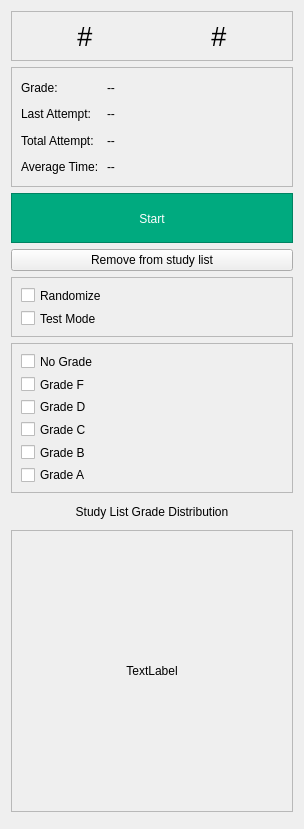
               <widget class="QFrame" name="study_lists_page_right">
                <property name="minimumSize">
                 <size>
                  <width>0</width>
                  <height>0</height>
                 </size>
                </property>
                <property name="maximumSize">
                 <size>
                  <width>300</width>
                  <height>16777215</height>
                 </size>
                </property>
                <property name="frameShape">
                 <enum>QFrame::NoFrame</enum>
                </property>
                <property name="frameShadow">
                 <enum>QFrame::Raised</enum>
                </property>
                <layout class="QVBoxLayout" name="verticalLayout_56">
                 <item>
                  <widget class="QFrame" name="textbook_info_frame_left_2">
                   <property name="minimumSize">
                    <size>
                     <width>0</width>
                     <height>50</height>
                    </size>
                   </property>
                   <property name="maximumSize">
                    <size>
                     <width>16777215</width>
                     <height>50</height>
                    </size>
                   </property>
                   <property name="frameShape">
                    <enum>QFrame::StyledPanel</enum>
                   </property>
                   <property name="frameShadow">
                    <enum>QFrame::Raised</enum>
                   </property>
                   <layout class="QHBoxLayout" name="horizontalLayout_21">
                    <item>
                     <widget class="QLabel" name="chapter_info_label_2">
                      <property name="minimumSize">
                       <size>
                        <width>0</width>
                        <height>0</height>
                       </size>
                      </property>
                      <property name="maximumSize">
                       <size>
                        <width>16777215</width>
                        <height>16777215</height>
                       </size>
                      </property>
                      <property name="font">
                       <font>
                        <pointsize>20</pointsize>
                       </font>
                      </property>
                      <property name="styleSheet">
                       <string notr="true"/>
                      </property>
                      <property name="text">
                       <string>#</string>
                      </property>
                      <property name="alignment">
                       <set>Qt::AlignCenter</set>
                      </property>
                     </widget>
                    </item>
                    <item>
                     <widget class="QLabel" name="section_info_label_2">
                      <property name="minimumSize">
                       <size>
                        <width>0</width>
                        <height>0</height>
                       </size>
                      </property>
                      <property name="maximumSize">
                       <size>
                        <width>16777215</width>
                        <height>16777215</height>
                       </size>
                      </property>
                      <property name="font">
                       <font>
                        <pointsize>20</pointsize>
                       </font>
                      </property>
                      <property name="styleSheet">
                       <string notr="true"/>
                      </property>
                      <property name="text">
                       <string>#</string>
                      </property>
                      <property name="alignment">
                       <set>Qt::AlignCenter</set>
                      </property>
                     </widget>
                    </item>
                   </layout>
                  </widget>
                 </item>
                 <item>
                  <widget class="QFrame" name="ex_stats_info_2">
                   <property name="minimumSize">
                    <size>
                     <width>0</width>
                     <height>120</height>
                    </size>
                   </property>
                   <property name="maximumSize">
                    <size>
                     <width>16777215</width>
                     <height>120</height>
                    </size>
                   </property>
                   <property name="frameShape">
                    <enum>QFrame::StyledPanel</enum>
                   </property>
                   <property name="frameShadow">
                    <enum>QFrame::Raised</enum>
                   </property>
                   <layout class="QGridLayout" name="gridLayout_2">
                    <item row="0" column="0">
                     <widget class="QLabel" name="label_6">
                      <property name="minimumSize">
                       <size>
                        <width>80</width>
                        <height>0</height>
                       </size>
                      </property>
                      <property name="maximumSize">
                       <size>
                        <width>80</width>
                        <height>16777215</height>
                       </size>
                      </property>
                      <property name="styleSheet">
                       <string notr="true"/>
                      </property>
                      <property name="text">
                       <string>Grade:</string>
                      </property>
                     </widget>
                    </item>
                    <item row="0" column="1">
                     <widget class="QLabel" name="ex_stats_info_grade_label_2">
                      <property name="minimumSize">
                       <size>
                        <width>80</width>
                        <height>0</height>
                       </size>
                      </property>
                      <property name="maximumSize">
                       <size>
                        <width>16777215</width>
                        <height>16777215</height>
                       </size>
                      </property>
                      <property name="styleSheet">
                       <string notr="true"/>
                      </property>
                      <property name="text">
                       <string>--</string>
                      </property>
                     </widget>
                    </item>
                    <item row="1" column="0">
                     <widget class="QLabel" name="label_34">
                      <property name="minimumSize">
                       <size>
                        <width>80</width>
                        <height>0</height>
                       </size>
                      </property>
                      <property name="maximumSize">
                       <size>
                        <width>80</width>
                        <height>16777215</height>
                       </size>
                      </property>
                      <property name="styleSheet">
                       <string notr="true"/>
                      </property>
                      <property name="text">
                       <string>Last Attempt:</string>
                      </property>
                     </widget>
                    </item>
                    <item row="1" column="1">
                     <widget class="QLabel" name="ex_stats_info_lastattempt_label_2">
                      <property name="minimumSize">
                       <size>
                        <width>80</width>
                        <height>0</height>
                       </size>
                      </property>
                      <property name="maximumSize">
                       <size>
                        <width>16777215</width>
                        <height>16777215</height>
                       </size>
                      </property>
                      <property name="styleSheet">
                       <string notr="true"/>
                      </property>
                      <property name="text">
                       <string>--</string>
                      </property>
                     </widget>
                    </item>
                    <item row="2" column="0">
                     <widget class="QLabel" name="label_35">
                      <property name="minimumSize">
                       <size>
                        <width>80</width>
                        <height>0</height>
                       </size>
                      </property>
                      <property name="maximumSize">
                       <size>
                        <width>80</width>
                        <height>16777215</height>
                       </size>
                      </property>
                      <property name="styleSheet">
                       <string notr="true"/>
                      </property>
                      <property name="text">
                       <string>Total Attempt:</string>
                      </property>
                     </widget>
                    </item>
                    <item row="2" column="1">
                     <widget class="QLabel" name="ex_stats_info_totalattempts_label_2">
                      <property name="minimumSize">
                       <size>
                        <width>80</width>
                        <height>0</height>
                       </size>
                      </property>
                      <property name="maximumSize">
                       <size>
                        <width>16777215</width>
                        <height>16777215</height>
                       </size>
                      </property>
                      <property name="styleSheet">
                       <string notr="true"/>
                      </property>
                      <property name="text">
                       <string>--</string>
                      </property>
                     </widget>
                    </item>
                    <item row="3" column="0">
                     <widget class="QLabel" name="label_36">
                      <property name="minimumSize">
                       <size>
                        <width>80</width>
                        <height>0</height>
                       </size>
                      </property>
                      <property name="maximumSize">
                       <size>
                        <width>80</width>
                        <height>16777215</height>
                       </size>
                      </property>
                      <property name="styleSheet">
                       <string notr="true"/>
                      </property>
                      <property name="text">
                       <string>Average Time:</string>
                      </property>
                     </widget>
                    </item>
                    <item row="3" column="1">
                     <widget class="QLabel" name="ex_stats_info_averagetime_label_2">
                      <property name="minimumSize">
                       <size>
                        <width>80</width>
                        <height>0</height>
                       </size>
                      </property>
                      <property name="maximumSize">
                       <size>
                        <width>16777215</width>
                        <height>16777215</height>
                       </size>
                      </property>
                      <property name="styleSheet">
                       <string notr="true"/>
                      </property>
                      <property name="text">
                       <string>--</string>
                      </property>
                     </widget>
                    </item>
                   </layout>
                  </widget>
                 </item>
                 <item>
                  <widget class="QFrame" name="sb_frame_2">
                   <property name="minimumSize">
                    <size>
                     <width>0</width>
                     <height>50</height>
                    </size>
                   </property>
                   <property name="maximumSize">
                    <size>
                     <width>16777215</width>
                     <height>50</height>
                    </size>
                   </property>
                   <property name="styleSheet">
                    <string notr="true">background-color: rgb(0, 170, 127);</string>
                   </property>
                   <property name="frameShape">
                    <enum>QFrame::StyledPanel</enum>
                   </property>
                   <property name="frameShadow">
                    <enum>QFrame::Raised</enum>
                   </property>
                   <layout class="QVBoxLayout" name="verticalLayout_55">
                    <property name="spacing">
                     <number>0</number>
                    </property>
                    <property name="leftMargin">
                     <number>0</number>
                    </property>
                    <property name="topMargin">
                     <number>0</number>
                    </property>
                    <property name="rightMargin">
                     <number>0</number>
                    </property>
                    <property name="bottomMargin">
                     <number>0</number>
                    </property>
                    <item>
                     <widget class="QPushButton" name="start_button_2">
                      <property name="minimumSize">
                       <size>
                        <width>280</width>
                        <height>50</height>
                       </size>
                      </property>
                      <property name="maximumSize">
                       <size>
                        <width>16777215</width>
                        <height>50</height>
                       </size>
                      </property>
                      <property name="cursor">
                       <cursorShape>PointingHandCursor</cursorShape>
                      </property>
                      <property name="styleSheet">
                       <string notr="true">background-color: rgb(0, 170, 127); color: white</string>
                      </property>
                      <property name="text">
                       <string>Start</string>
                      </property>
                      <property name="flat">
                       <bool>true</bool>
                      </property>
                     </widget>
                    </item>
                   </layout>
                  </widget>
                 </item>
                 <item>
                  <widget class="QPushButton" name="remove_from_sl_button">
                   <property name="text">
                    <string>Remove from study list</string>
                   </property>
                  </widget>
                 </item>
                 <item>
                  <widget class="QFrame" name="mode_frame_2">
                   <property name="maximumSize">
                    <size>
                     <width>16777215</width>
                     <height>60</height>
                    </size>
                   </property>
                   <property name="frameShape">
                    <enum>QFrame::StyledPanel</enum>
                   </property>
                   <property name="frameShadow">
                    <enum>QFrame::Raised</enum>
                   </property>
                   <layout class="QVBoxLayout" name="verticalLayout_54">
                    <item>
                     <widget class="QCheckBox" name="checkBox_6">
                      <property name="text">
                       <string>Randomize</string>
                      </property>
                     </widget>
                    </item>
                    <item>
                     <widget class="QCheckBox" name="checkBox_12">
                      <property name="text">
                       <string>Test Mode</string>
                      </property>
                     </widget>
                    </item>
                   </layout>
                  </widget>
                 </item>
                 <item>
                  <widget class="QFrame" name="grade_filter_frame_2">
                   <property name="maximumSize">
                    <size>
                     <width>16777215</width>
                     <height>150</height>
                    </size>
                   </property>
                   <property name="frameShape">
                    <enum>QFrame::StyledPanel</enum>
                   </property>
                   <property name="frameShadow">
                    <enum>QFrame::Raised</enum>
                   </property>
                   <layout class="QVBoxLayout" name="verticalLayout_43">
                    <item>
                     <widget class="QCheckBox" name="checkBox_13">
                      <property name="text">
                       <string>No Grade</string>
                      </property>
                     </widget>
                    </item>
                    <item>
                     <widget class="QCheckBox" name="checkBox_14">
                      <property name="text">
                       <string>Grade F</string>
                      </property>
                     </widget>
                    </item>
                    <item>
                     <widget class="QCheckBox" name="checkBox_15">
                      <property name="text">
                       <string>Grade D</string>
                      </property>
                     </widget>
                    </item>
                    <item>
                     <widget class="QCheckBox" name="checkBox_16">
                      <property name="text">
                       <string>Grade C</string>
                      </property>
                     </widget>
                    </item>
                    <item>
                     <widget class="QCheckBox" name="checkBox_17">
                      <property name="text">
                       <string>Grade B</string>
                      </property>
                     </widget>
                    </item>
                    <item>
                     <widget class="QCheckBox" name="checkBox_18">
                      <property name="text">
                       <string>Grade A</string>
                      </property>
                     </widget>
                    </item>
                   </layout>
                  </widget>
                 </item>
                 <item>
                  <widget class="QLabel" name="label_31">
                   <property name="minimumSize">
                    <size>
                     <width>0</width>
                     <height>25</height>
                    </size>
                   </property>
                   <property name="maximumSize">
                    <size>
                     <width>16777215</width>
                     <height>25</height>
                    </size>
                   </property>
                   <property name="text">
                    <string>Study List Grade Distribution</string>
                   </property>
                   <property name="alignment">
                    <set>Qt::AlignCenter</set>
                   </property>
                  </widget>
                 </item>
                 <item>
                  <widget class="QFrame" name="progress_donut_frame">
                   <property name="minimumSize">
                    <size>
                     <width>0</width>
                     <height>282</height>
                    </size>
                   </property>
                   <property name="maximumSize">
                    <size>
                     <width>16777215</width>
                     <height>282</height>
                    </size>
                   </property>
                   <property name="frameShape">
                    <enum>QFrame::StyledPanel</enum>
                   </property>
                   <property name="frameShadow">
                    <enum>QFrame::Raised</enum>
                   </property>
                   <layout class="QVBoxLayout" name="verticalLayout_39">
                    <property name="spacing">
                     <number>0</number>
                    </property>
                    <property name="leftMargin">
                     <number>0</number>
                    </property>
                    <property name="topMargin">
                     <number>0</number>
                    </property>
                    <property name="rightMargin">
                     <number>0</number>
                    </property>
                    <property name="bottomMargin">
                     <number>0</number>
                    </property>
                    <item>
                     <widget class="QLabel" name="progress_donut_label">
                      <property name="text">
                       <string>TextLabel</string>
                      </property>
                      <property name="alignment">
                       <set>Qt::AlignCenter</set>
                      </property>
                     </widget>
                    </item>
                   </layout>
                  </widget>
                 </item>
                 <item>
                  <widget class="QFrame" name="frame_11">
                   <property name="frameShape">
                    <enum>QFrame::StyledPanel</enum>
                   </property>
                   <property name="frameShadow">
                    <enum>QFrame::Raised</enum>
                   </property>
                  </widget>
                 </item>
                </layout>
               </widget>
